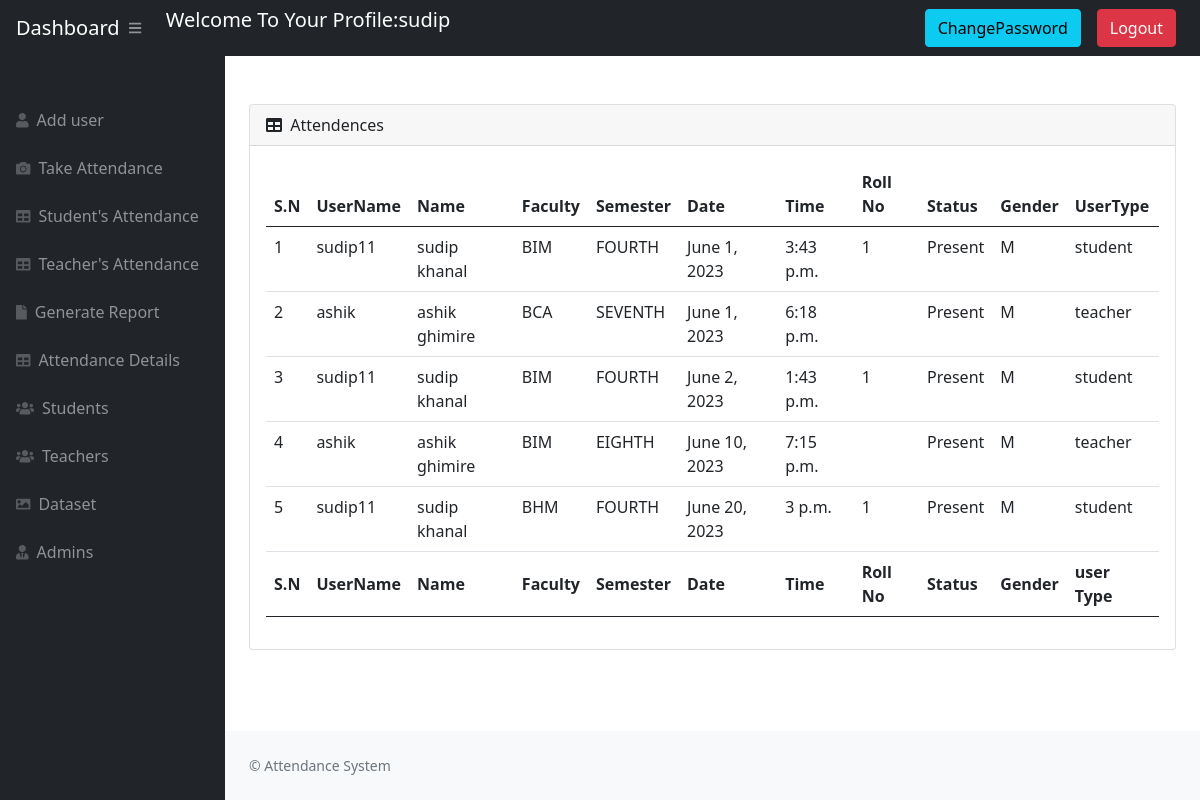
/AllAdtendance/ (signed in), run on an earlier commit of the app's database.
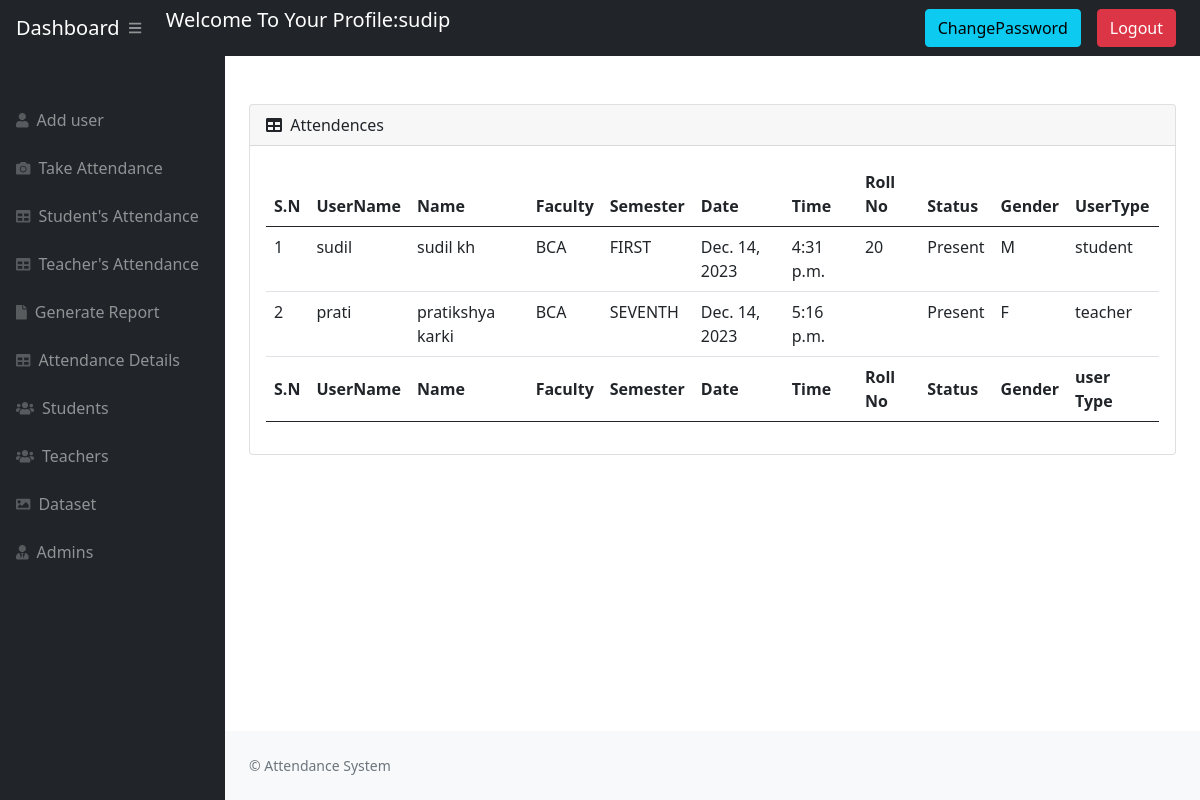
And on a later commit of the database.
### website/models.py (models this page shows, shortened)
class Attendance(models.Model):
    username = models.CharField(max_length=10)
    first_name = models.CharField(max_length=50)
    last_name = models.CharField(max_length=50)
    roll_num = models.CharField(max_length=10)
    gender = models.CharField(max_length=50)
    faculty = models.CharField(max_length=50)
    sem = models.CharField(max_length=50)
    date = models.DateField(auto_now_add=True, null=True)
    time = models.TimeField(auto_now_add=True, null=True)
    ststus = models.CharField(
        choices=Attendance_status, max_length=30, default='Absent')
    usertype = models.CharField(max_length=20)

### website/views.py (the view)
# urls.py: path('AllAdtendance/', views.AllAdtendance, name='AllAdtendance'),
@login_required(login_url='login_view')
def AllAdtendance(request):
    Attendences = Attendance.objects.all()
    AttendanceData = {
        'Attendences': Attendences
    }
    if request.user.userType == 'admin' or request.user.userType == 'teacher':
        return render(request, 'Admin/AlluserAtd.html', AttendanceData)
    else:
        messages.warning(
            request, "You Must Be Logged In As Admin or Teacher To View This Page")
        return redirect('login_view')

### website/templates/Admin/AlluserAtd.html (shortened to what this page needs)
{% extends 'Admin/admain.html' %} {% block title %} Dashboard {% endblock %}
{% block stylesheets %}{% endblock stylesheets %} {% block content %}
<main>
  <br />
  <br />
  <div class="container-fluid px-4">
    <div class="card mb-4">
      <div class="card-header">
        <i class="fas fa-table me-1"></i>
        Attendences
      </div>
      <div class="card-body">
        <table id="datatablesSimple" class="table table-hover">
          <thead>
            <tr>
              <th>S.N</th>
              <th>UserName</th>
              <th>Name</th>
              <th>Faculty</th>
              <th>Semester</th>
              <th>Date</th>
              <th>Time</th>
              <th>Roll No</th>
              <th>Status</th>
              <th>Gender</th>
              <th>UserType</th>
            </tr>
          </thead>
          <tfoot>
            <tr>
              <th>S.N</th>
              <th>UserName</th>
              <th>Name</th>
              <th>Faculty</th>
              <th>Semester</th>
              <th>Date</th>
              <th>Time</th>
              <th>Roll No</th>
              <th>Status</th>
              <th>Gender</th>
              <th>user Type</th>
            </tr>
          </tfoot>
          <tbody>
            {% for at in Attendences %}
            <tr>
              <td>{{ forloop.counter}}</td>
              <td>{{ at.username }}</td>
              <td>{{ at.first_name }} {{ at.last_name }}</td>
              <td>{{ at.faculty}}</td>
              <td>{{ at.sem}}</td>
              <td>{{ at.date}}</td>
              <td>{{ at.time}}</td>
              <td>{{ at.roll_num}}</td>
              <td>{{ at.ststus}}</td>
              <td>{{ at.gender}}</td>
              <td>{{ at.usertype}}</td>
            </tr>
            {% endfor %}
          </tbody>
        </table>
      </div>
    </div>
  </div>
</main>
{% endblock content %}

What changed in the data, as far as the page shows it:
removed Attendance: username "sudip11", first_name "sudip", last_name "khanal", faculty "BIM", sem "FOURTH", date "June 1, 2023", time "3:43 p.m.", roll_num "1", ststus "Present", gender "M", usertype "student"
removed Attendance: username "ashik", first_name "ashik", last_name "ghimire", faculty "BCA", sem "SEVENTH", date "June 1, 2023", time "6:18 p.m.", ststus "Present", gender "M", usertype "teacher"
removed Attendance: username "sudip11", first_name "sudip", last_name "khanal", faculty "BIM", sem "FOURTH", date "June 2, 2023", time "1:43 p.m.", roll_num "1", ststus "Present", gender "M", usertype "student"
removed Attendance: username "ashik", first_name "ashik", last_name "ghimire", faculty "BIM", sem "EIGHTH", date "June 10, 2023", time "7:15 p.m.", ststus "Present", gender "M", usertype "teacher"
removed Attendance: username "sudip11", first_name "sudip", last_name "khanal", faculty "BHM", sem "FOURTH", date "June 20, 2023", time "3 p.m.", roll_num "1", ststus "Present", gender "M", usertype "student"
added Attendance: username "sudil", first_name "sudil", last_name "kh", faculty "BCA", sem "FIRST", date "Dec. 14, 2023", time "4:31 p.m.", roll_num "20", ststus "Present", gender "M", usertype "student"
added Attendance: username "prati", first_name "pratikshya", last_name "karki", faculty "BCA", sem "SEVENTH", date "Dec. 14, 2023", time "5:16 p.m.", ststus "Present", gender "F", usertype "teacher"
